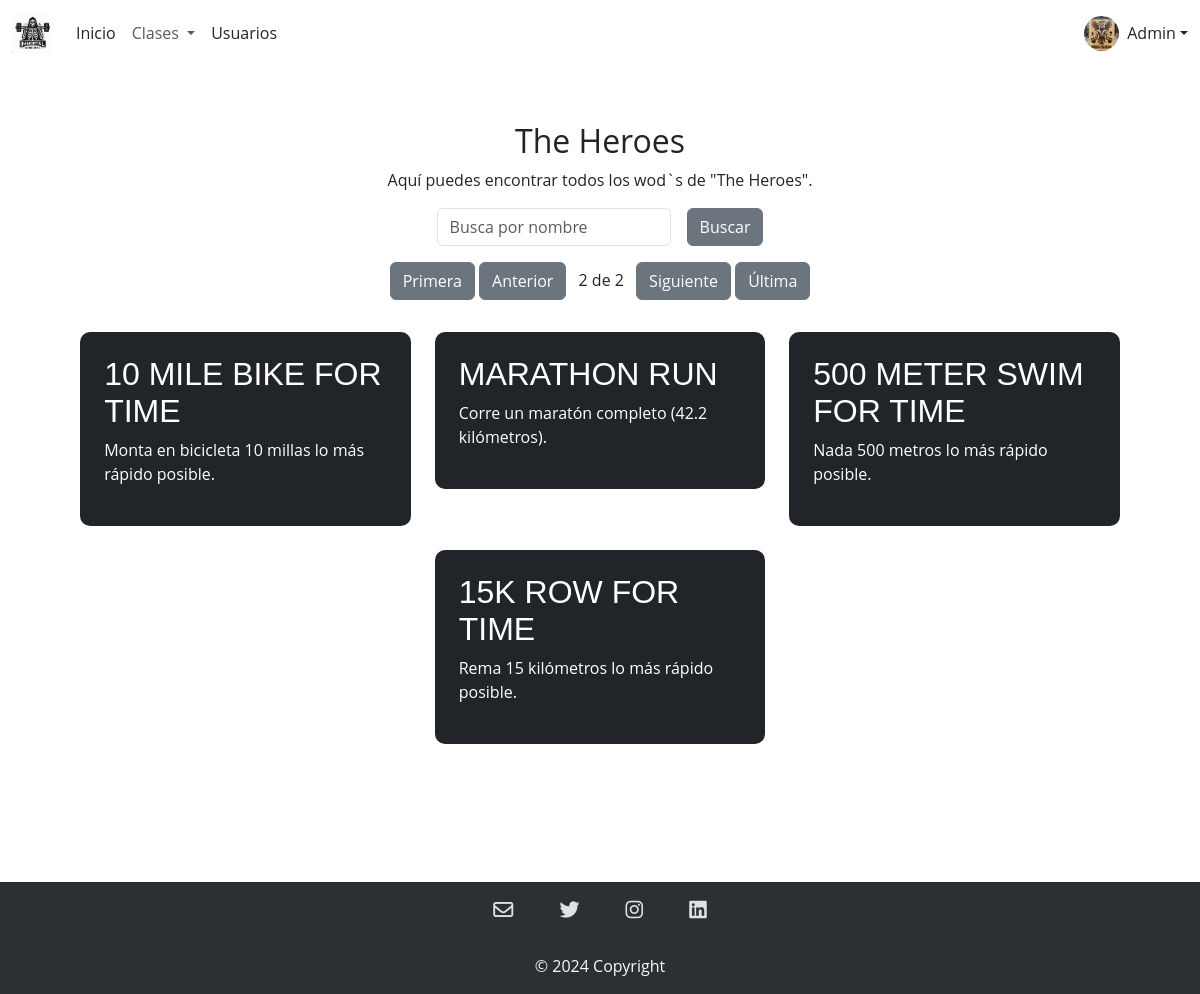
The page /admin/distancias.php?pagina=2 on the database its author committed.
### tables this page shows
CREATE TABLE `wods` (
  `ID_Wods` int(11) NOT NULL,
  `Nombre` varchar(255) NOT NULL,
  `Descripcion` varchar(255) NOT NULL,
  `Tipo` enum('The Girls','The Heroes','Programas','Distancias','Desafios','Qualifiers') NOT NULL
);

### admin/distancias.php (the view, shortened to what this page needs)
<?php
include '../modulos/headerAdmin.php';
?>
<?php
include '../CRUD/conexion.php';
$resultados_por_pagina = 6;
$sql_total = "SELECT COUNT(*) as total FROM wods WHERE tipo = 'Distancias'";
$result_total = $conexion->query($sql_total);
$row_total = $result_total->fetch_assoc();
$total_resultados = $row_total['total'];
$total_paginas = ceil($total_resultados / $resultados_por_pagina);
$pagina_actual = isset($_GET['pagina']) ? $_GET['pagina'] : 1;
$inicio = ($pagina_actual - 1) * $resultados_por_pagina;
$sql_pagina = "SELECT * FROM wods WHERE tipo = 'Distancias' LIMIT $inicio, $resultados_por_pagina";
$result_pagina = $conexion->query($sql_pagina);
?>
<section class="general bg-white my-2">
    <div class="container mt-5">
        <h2 class="text-center">The Heroes</h2>
        <div class="text-center">
            <p>Aquí puedes encontrar todos los wod`s de "The Heroes".</p>
        </div>
        <div id="data-table-basic_filter" class="d-flex justify-content-center gap-3">
            <label class="text-center">
                <input type="search" class="form-control" id="inputBusqueda" placeholder="Busca por nombre" aria-controls="data-table-basic">
            </label>
            <button class="btn btn-secondary ml-3">Buscar</button>
        </div>
        <div id="pagination" class="text-center m-3 ">
            <?php if ($total_paginas > 1) : ?>
                <a href="?pagina=1" class="btn btn-secondary">Primera</a>
                <a href="?pagina=<?php echo $pagina_actual > 1 ? $pagina_actual - 1 : 1; ?>" class="btn btn-secondary">Anterior</a>
                <span class="mx-2"><?php echo $pagina_actual; ?> de <?php echo $total_paginas; ?></span>
                <a href="?pagina=<?php echo $pagina_actual < $total_paginas ? $pagina_actual + 1 : $total_paginas; ?>" class="btn btn-secondary">Siguiente</a>
                <a href="?pagina=<?php echo $total_paginas; ?>" class="btn btn-secondary">Última</a>
            <?php endif; ?>
        </div>
        <div class="row p-3" id="wodContainer">
            <?php
            if ($result_pagina->num_rows > 0) {
                while ($wod = $result_pagina->fetch_assoc()) {
            ?>
                    <div class="cuadro-wod col-md-6 col-lg-4 mb-4 cuadro-wod">
                        <div class="p-4 bg-dark">
                            <h4 class="titulo-wods"><?php echo $wod['Nombre']; ?></h4>
                            <p><?php echo $wod['Descripcion']; ?></p>
                        </div>
                    </div>
            <?php
                }
            } else {
                echo "No se encontraron wods.";
            }
            ?>
        </div>
    </div>
</section>
<?php
include '../modulos/footer.php';
?>

### css/style.css (style rules this page uses)
* { font-family: 'Open Sans', sans-serif; }
body { background-color: #ffffff; }
.row { display: flex; justify-content: center; }
.container { justify-content: center; align-content: center; }
.p-4 { border-radius: 10px; }
.titulo-wods { font-family: 'Noto Sans JP', sans-serif; text-transform: uppercase; font-size: 2rem; line-height: normal; }
.cuadro-wod { color:white; width: 32%; height: 20%; }
.general { min-height: 100vh; }

### rows shown on the page
wods: Nombre "10 MILE BIKE FOR TIME", Descripcion "Monta en bicicleta 10 millas lo más rápido posible."
wods: Nombre "MARATHON RUN", Descripcion "Corre un maratón completo (42.2 kilómetros)."
wods: Nombre "500 METER SWIM FOR TIME", Descripcion "Nada 500 metros lo más rápido posible."
wods: Nombre "15K ROW FOR TIME", Descripcion "Rema 15 kilómetros lo más rápido posible."

### other values the page prints
$pagina_actual "2"
$total_paginas "2"
